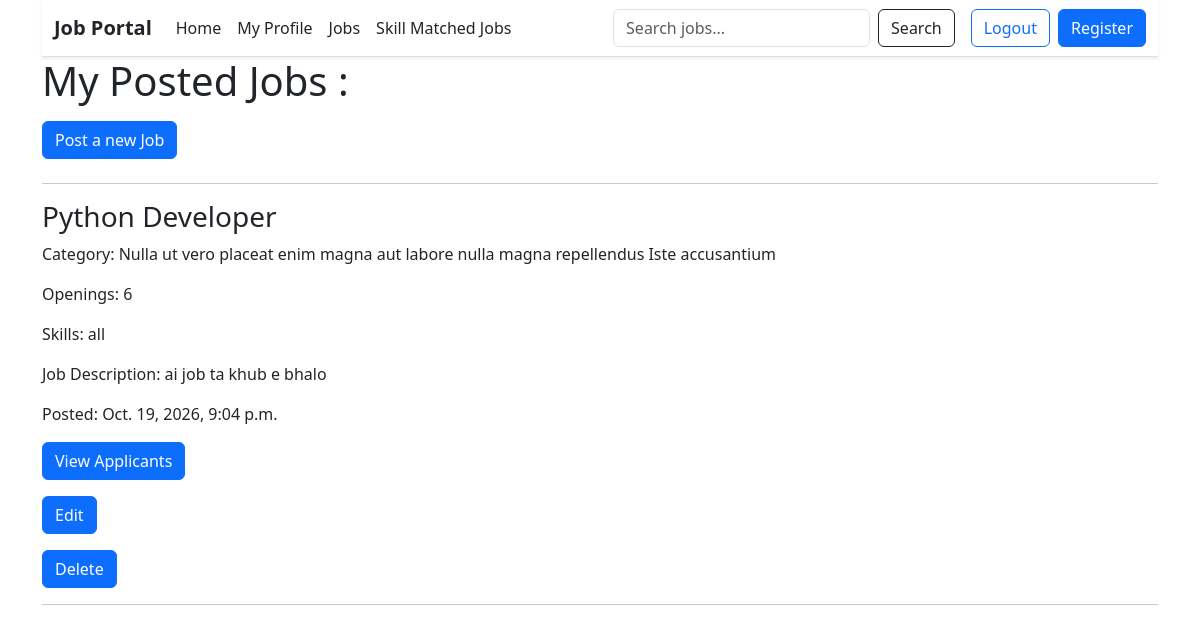
Page /recruiter/dashboard/ (signed in) on the committed database.
### job/models.py (models this page shows, shortened)
class Job(models.Model):
   recruiter=models.ForeignKey(User, on_delete=models.CASCADE, related_name='jobs')
   title=models.CharField(max_length=200)
   vacancy=models.CharField(max_length=20)
   category=models.CharField(max_length=200)
   jobdescription=models.CharField(max_length=200)
   skills=models.CharField(max_length=300)
   created_at=models.DateTimeField(auto_now_add=True)

### job/views.py (the view)
# urls.py: path('recruiter/dashboard/', recruiter_dashboard, name='recruiter_dashboard'),
@login_required(login_url='login')
def recruiter_dashboard(request):
    jobs=Job.objects.filter(
        recruiter=request.user
    ).order_by('-created_at')
    return render(request, 'recruiterDashboard.html',{
        'jobs':jobs
    })

### templates/recruiterDashboard.html (shortened to what this page needs)
{% extends 'base.html' %}
{% block content %}
<h1>My Posted Jobs :</h1>
<a href="{% url 'jobpost' %}">
    <button type="submit" class="btn btn-primary w-10 my-2">
        Post a new Job
    </button>
</a>
<hr>
{% for job in jobs %}
<div>
    <h3>{{ job.title }}</h3>
    <p>Category: {{ job.category }}</p>
    <p>
        Openings: {{ job.vacancy }}
    </p>
    <p>Skills: {{ job.skills }}</p>
    <p>Job Description: {{ job.jobdescription }}</p>
    <p>Posted: {{ job.created_at }}</p>
    <p>
        <a href="{% url 'view_applicants' job.id %}" class="btn btn-primary">
        View Applicants
    </a>
    </p>
    <p>
        <a href="{% url 'updateJob'  job.id %}"> <button type="submit" class="btn btn-primary w-10">
                Edit
            </button></a>
    <form method="POST" action="{% url 'deleteJob' job.id %}">
        <button type="submit" class="btn btn-primary w-10">
            Delete
        </button>
    </form>
    </p>
    <hr>
</div>
{% empty %}
<p>You have not posted any jobs yet.</p>
{% endfor %}
{% endblock content %}

### rows in the picture
Job: title "Python Developer", category "Nulla ut vero placeat enim magna aut labore nulla magna repellendus Iste accusantium", vacancy "6", skills "all", jobdescription "ai job ta khub e bhalo", created_at "Oct. 19, 2026, 9:04 p.m."
